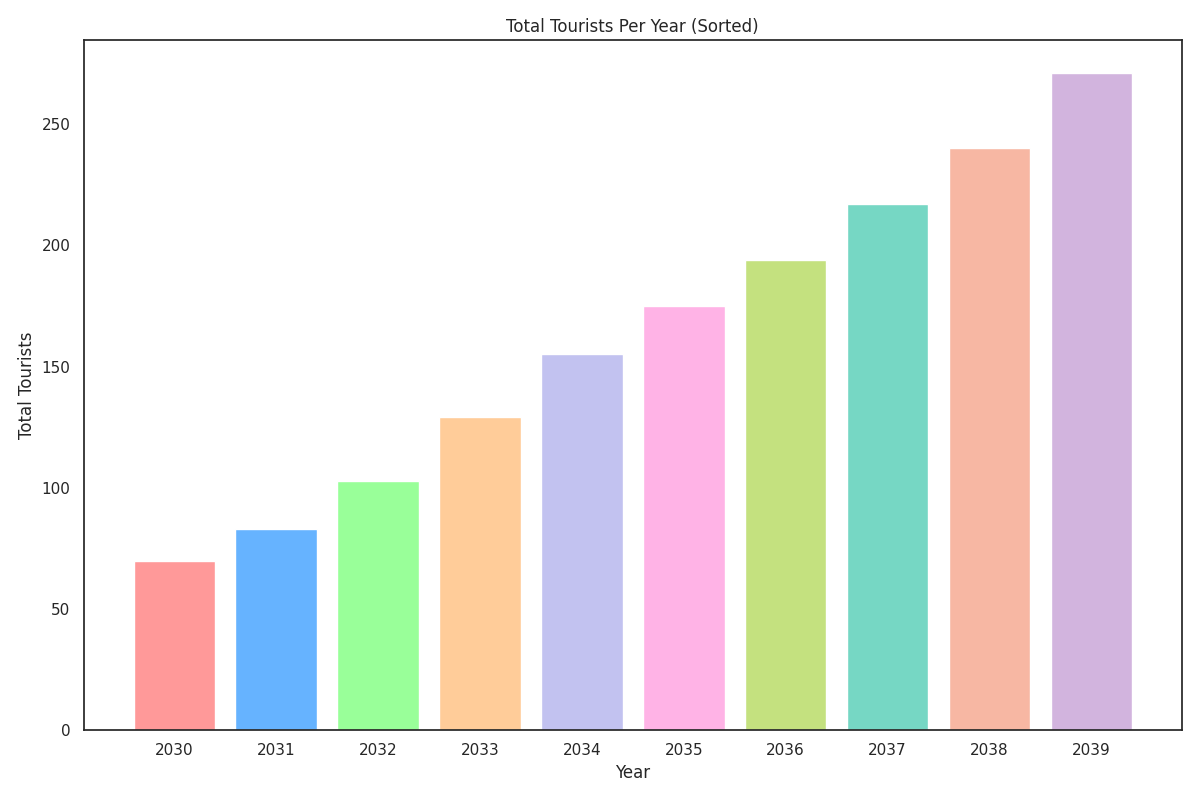

Recreate this plot in Python.
import matplotlib.pyplot as plt
import numpy as np

years = np.arange(2030, 2040)

total_tourists = [
    sum(x) for x in zip([20, 22, 27, 35, 40, 43, 45, 50, 56, 65],
                        [15, 18, 21, 26, 30, 32, 37, 40, 44, 50],
                        [10, 12, 15, 19, 23, 28, 31, 35, 38, 42],
                        [8, 10, 12, 15, 20, 24, 27, 30, 33, 38],
                        [5, 7, 10, 12, 16, 18, 21, 25, 28, 30],
                        [12, 14, 18, 22, 26, 30, 33, 37, 41, 46])
]

sorted_indices = np.argsort(total_tourists)
sorted_years = np.array(years)[sorted_indices]
sorted_totals = np.array(total_tourists)[sorted_indices]

fig, ax = plt.subplots(figsize=(12, 8))

# New color set for the bars
new_colors = ['#ff9999','#66b3ff','#99ff99','#ffcc99','#c2c2f0','#ffb3e6',
              '#c4e17f','#76d7c4','#f7b7a3','#d2b4de']

ax.bar(sorted_years, sorted_totals, color=new_colors)

ax.set_xlabel('Year')
ax.set_ylabel('Total Tourists')
ax.set_title('Total Tourists Per Year (Sorted)')
ax.set_xticks(years)
ax.set_xticklabels(sorted_years)

plt.tight_layout()
plt.show()
